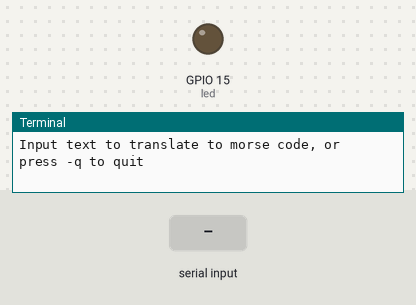
The program below on a simulated Raspberry Pi (BCM pin numbers). Parts: output pins drawn as LEDs (lit = HIGH), the last lines printed to the terminal. Inputs (shaded band) come from the test bench.

Above: at 1.2 s.
1.3 s: "." typed at the terminal, then Enter
At 2.3 s:
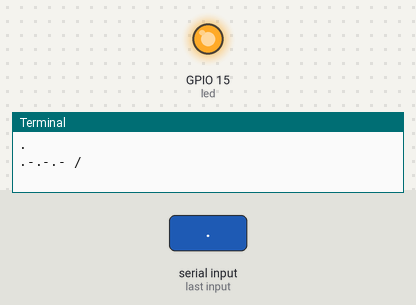
Timing chart, 0 to 7.1 s (numbered marks = the images above; inputs shaded):
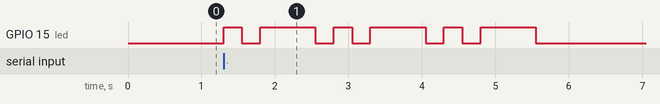

The program:

grayMorseCode2.py
```python
# type: ignore
from time import sleep
import board
import digitalio

morseCode = { 'A':'.-', 'B':'-...',
    'C':'-.-.', 'D':'-..', 'E':'.',
    'F':'..-.', 'G':'--.', 'H':'....',
    'I':'..', 'J':'.---', 'K':'-.-',
    'L':'.-..', 'M':'--', 'N':'-.',
    'O':'---', 'P':'.--.', 'Q':'--.-',
    'R':'.-.', 'S':'...', 'T':'-',
    'U':'..-', 'V':'...-', 'W':'.--',
    'X':'-..-', 'Y':'-.--', 'Z':'--..',
    '1':'.----', '2':'..---', '3':'...--',
    '4':'....-', '5':'.....', '6':'-....',
    '7':'--...', '8':'---..', '9':'----.',
    '0':'-----', ', ':'--..--', '.':'.-.-.-',
    '?':'..--..', '/':'-..-.', '-':'-....-',
    '(':'-.--.', ')':'-.--.-'}

interval = .25

led = digitalio.DigitalInOut(board.GP15)  # set up red led, connect to bottom right pin
led.direction = digitalio.Direction.OUTPUT

while True:
    print(f"Input text to translate to morse code, or press -q to quit")
    txt = input().split(' ')  # split the words

    if txt == ['-q']:
        break  # break the loop on the quit command

    else:
        translation = []
        for i in range(len(txt)):  # for each word
            upperCase = txt[i].upper()  # convert to upper case
            for letter in upperCase:
                translation.append(morseCode[letter]) # translate each letter
                translation.append(' ') # add space after each letter
            translation.append('/')  # add slash between each word

        fullMessage = ''.join(translation)  # join list into one string
        print(fullMessage)

        for character in fullMessage:
            # print(character)
            if character == '.':
                led.value = True
                sleep(interval)  # for dot, blink for interval
                led.value = False

            if character == '-':
                led.value = True
                sleep(interval*3)  # for dash, blink for three times as long as for a dot
                led.value = False

            if character == ' ':
                sleep(interval*3)  # between letters, pause for dash length

            if character == '/':
                sleep(interval*7)  # between words, pause for seven times as long as a dot

            sleep(interval)  # pause for a dot length between each character

            led.value = False  # make sure the led is turned off at the end
```

Measured:
- after the input at 1.3 s, GPIO 15 (led): LOW → HIGH at once, then repeats every 1.5 s: LOW 0.25 s, HIGH 0.75 s, LOW 0.25 s, HIGH 0.25 s, until it stays LOW from 5.6 s
